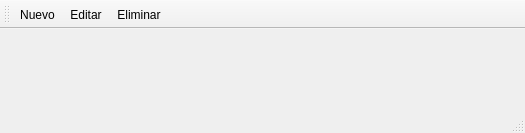
<?xml version="1.0" encoding="UTF-8"?>
<ui version="4.0">
 <class>ui_toolbar_basic</class>
 <widget class="QMainWindow" name="ui_toolbar_basic">
  <property name="geometry">
   <rect>
    <x>0</x>
    <y>0</y>
    <width>525</width>
    <height>133</height>
   </rect>
  </property>
  <property name="windowTitle">
   <string>MainWindow</string>
  </property>
  <widget class="QWidget" name="centralwidget"/>
  <widget class="QStatusBar" name="statusbar"/>
  <widget class="QToolBar" name="toolBar">
   <property name="windowTitle">
    <string>toolBar</string>
   </property>
   <attribute name="toolBarArea">
    <enum>TopToolBarArea</enum>
   </attribute>
   <attribute name="toolBarBreak">
    <bool>false</bool>
   </attribute>
   <addaction name="actionNew"/>
   <addaction name="actionEditar"/>
   <addaction name="actionDelete"/>
  </widget>
  <action name="actionNew">
   <property name="text">
    <string>Nuevo</string>
   </property>
  </action>
  <action name="actionEditar">
   <property name="text">
    <string>Editar</string>
   </property>
  </action>
  <action name="actionDelete">
   <property name="text">
    <string>Eliminar</string>
   </property>
  </action>
 </widget>
 <resources/>
 <connections/>
</ui>
